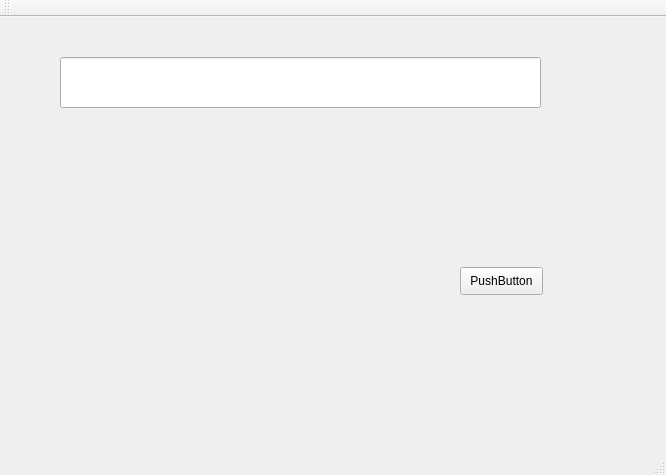
<?xml version="1.0" encoding="UTF-8"?>
<ui version="4.0">
 <class>MainWindow</class>
 <widget class="QMainWindow" name="MainWindow">
  <property name="geometry">
   <rect>
    <x>0</x>
    <y>0</y>
    <width>666</width>
    <height>475</height>
   </rect>
  </property>
  <property name="windowTitle">
   <string>MainWindow</string>
  </property>
  <widget class="QWidget" name="centralWidget">
   <widget class="QLineEdit" name="lineEdit">
    <property name="geometry">
     <rect>
      <x>60</x>
      <y>40</y>
      <width>481</width>
      <height>51</height>
     </rect>
    </property>
   </widget>
   <widget class="QPushButton" name="pushButton">
    <property name="geometry">
     <rect>
      <x>460</x>
      <y>250</y>
      <width>83</width>
      <height>28</height>
     </rect>
    </property>
    <property name="text">
     <string>PushButton</string>
    </property>
   </widget>
  </widget>
  <widget class="QMenuBar" name="menuBar">
   <property name="geometry">
    <rect>
     <x>0</x>
     <y>0</y>
     <width>666</width>
     <height>26</height>
    </rect>
   </property>
  </widget>
  <widget class="QToolBar" name="mainToolBar">
   <attribute name="toolBarArea">
    <enum>TopToolBarArea</enum>
   </attribute>
   <attribute name="toolBarBreak">
    <bool>false</bool>
   </attribute>
  </widget>
  <widget class="QStatusBar" name="statusBar"/>
 </widget>
 <layoutdefault spacing="6" margin="11"/>
 <resources/>
 <connections/>
</ui>
